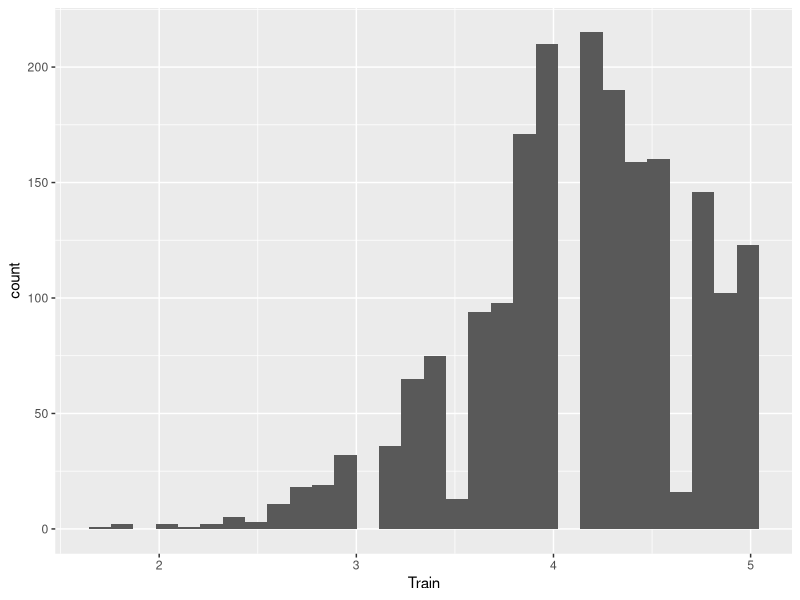
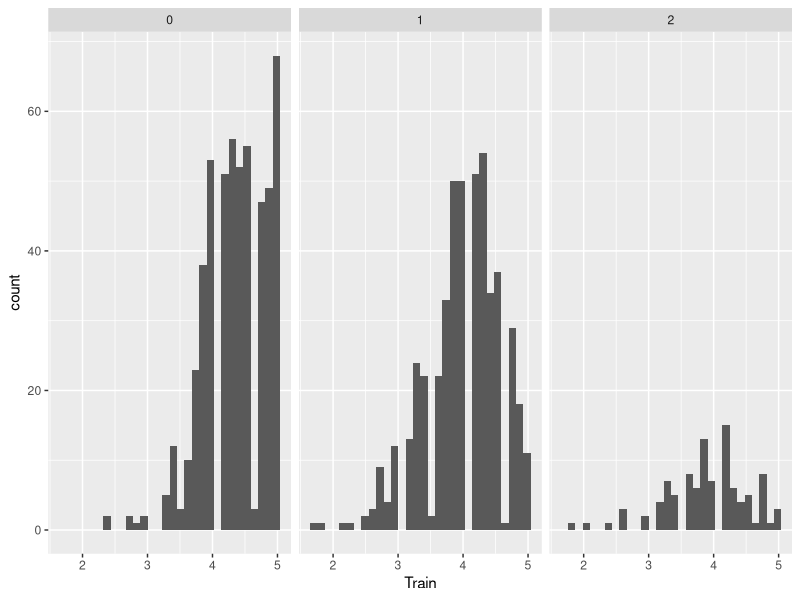
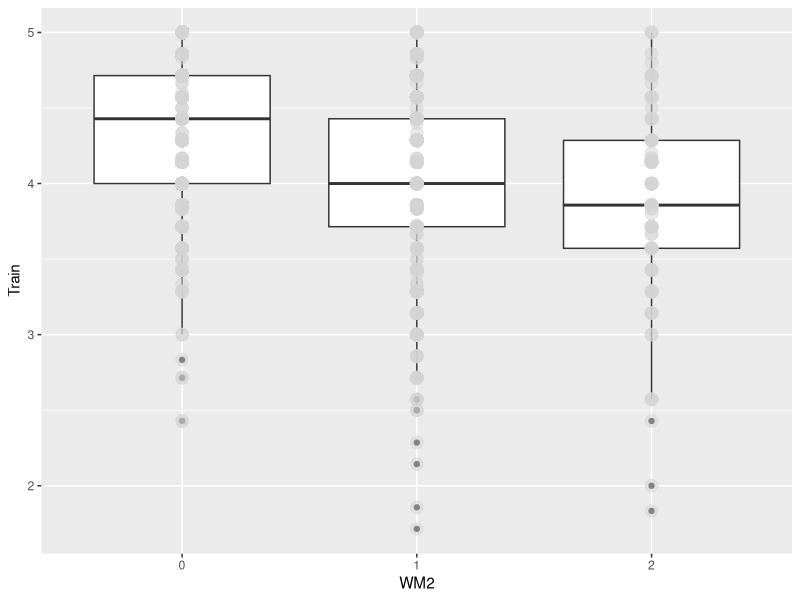
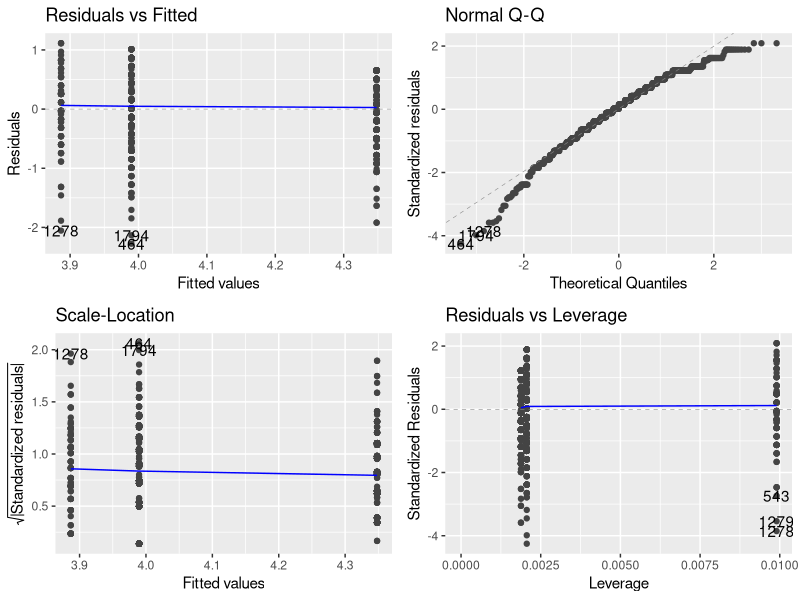
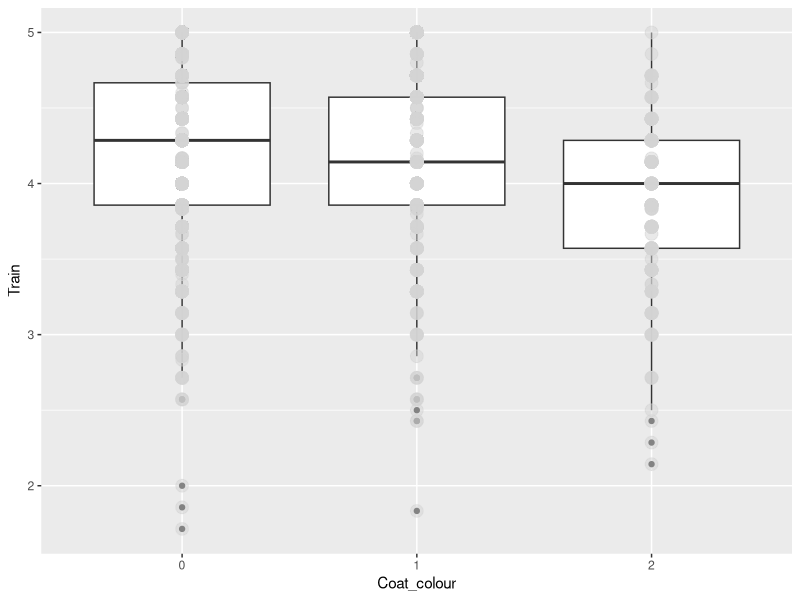
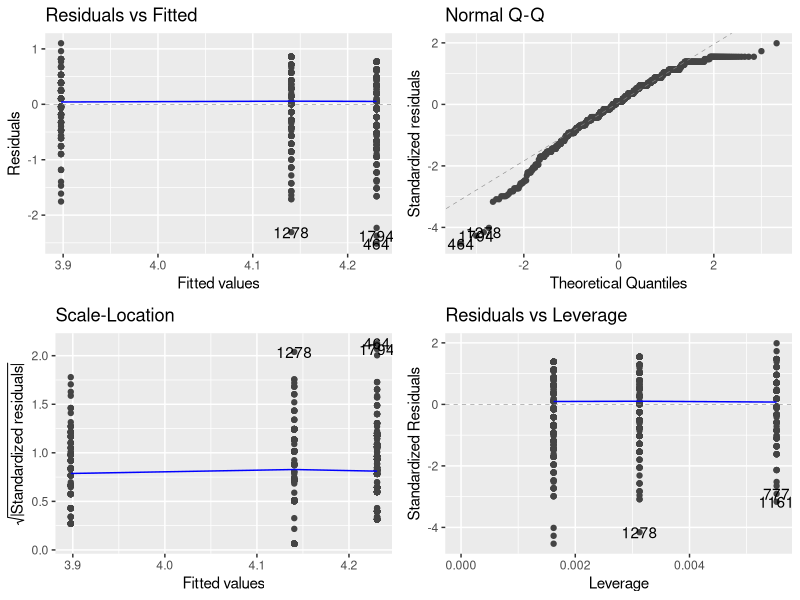
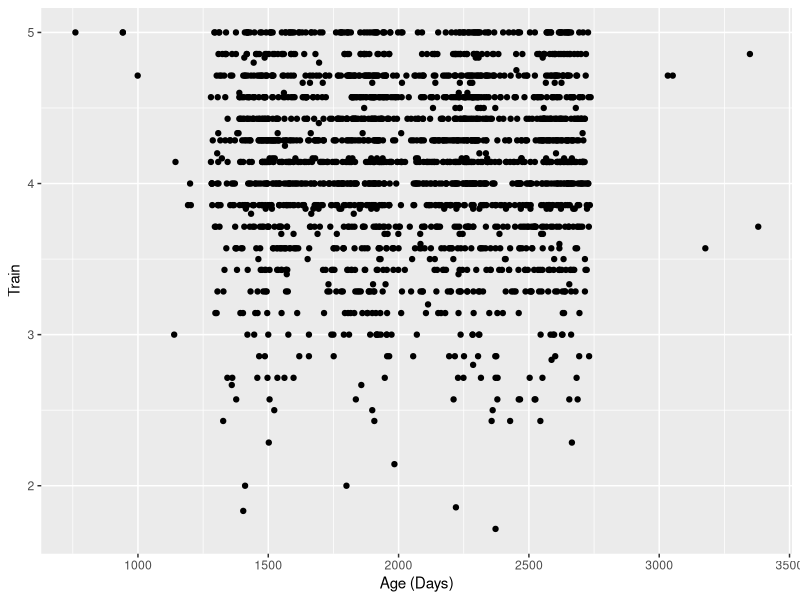
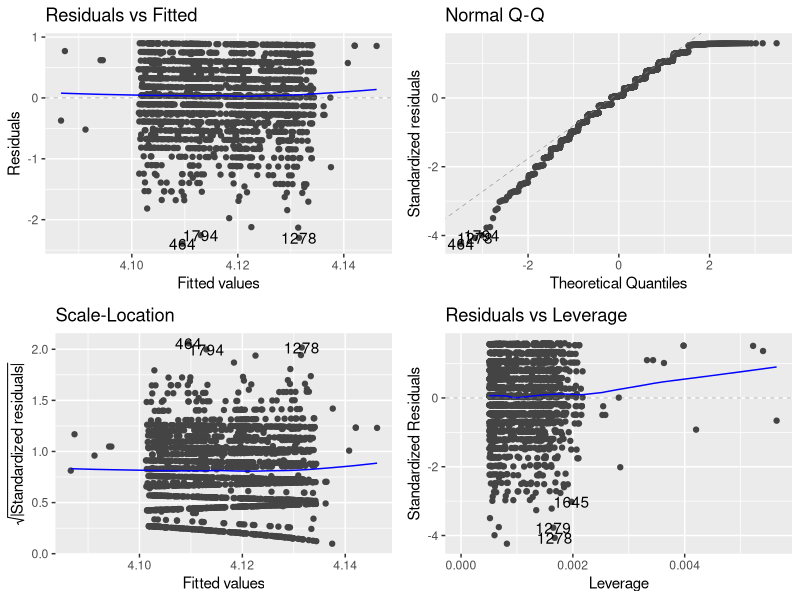

These charts were generated, in order, by the following R code:
## ---- chunk 1
rm(list = ls())
library(tidyverse)
library(here)
library(ggfortify)
## ---- chunk 2
DOG <- read.csv(here("Data", "Secor-Cap-Dap-data.csv"))
## ---- chunk 3
DOG$Fixed <- DOG$Gender_status %% 2
## ---- chunk 4
summary(DOG)
## ---- chunk 5
ggplot(DOG, aes(x = Train)) + geom_histogram()
## ---- chunk 6
ggplot(data = na.omit(DOG), aes(x = Train)) + geom_histogram() + facet_wrap(~WM2)
## ---- chunk 7
DOG$WM2 <- as.factor(DOG$WM2)
ggplot(data = na.omit(DOG), aes(y = Train, x = WM2)) + geom_boxplot() + geom_point(size = 4, color = 'lightgrey', alpha = 0.5)
## ---- chunk 8
jvelm <- lm(Train ~ WM2, data = na.omit(DOG))
autoplot(jvelm)
summary(jvelm)
## ---- chunk 9
DOG$Coat_colour <- as.factor(DOG$Coat_colour)
ggplot(data = na.omit(DOG), aes(y = Train, x = Coat_colour)) + geom_boxplot() + geom_point(size = 4, color = 'lightgrey', alpha = 0.5)
## ---- chunk 10
ccvelm <- lm(Train ~ Coat_colour, data = na.omit(DOG))
autoplot(ccvelm)
summary(ccvelm)
## ---- chunk 11
ggplot(DOG, aes(y = Train, x = Age)) + geom_point() + xlab("Age (Days)")
## ---- chunk 12
avelm <- lm(Train ~ Age, data = DOG)
autoplot(avelm)
## ---- chunk 13
anova(avelm)
summary(avelm) # Starts at Call:
## ---- chunk 14
DOG$Health <- as.factor(DOG$Health)
ggplot(DOG, aes(x = Health, y = Train)) + geom_boxplot() + geom_point(size = 4, color = 'lightgrey', alpha = 0.5)
## ---- chunk 15
t.test(Train ~ Health, data = DOG)
## ---- chunk 16
DOG$Gender_status <- as.factor(DOG$Gender_status)
ggplot(data = na.omit(DOG), aes(y = Train, x = Gender_status)) + geom_boxplot() + geom_point(size = 4, color = 'lightgrey', alpha = 0.5)
## ---- chunk 17
gsvelm <- lm(Train ~ Gender_status, data = na.omit(DOG))
autoplot(gsvelm)
summary(gsvelm)
## ---- chunk 18
DOG$Fixed <- as.factor(DOG$Fixed)
ggplot(data = na.omit(DOG), aes(x = Fixed, y = Train)) + geom_boxplot() + geom_point(size = 4, color = 'lightgrey', alpha = 0.5)
## ---- chunk 19
fvelm <- lm(Train ~ Fixed, data = na.omit(DOG))
autoplot(fvelm)
summary(fvelm)
## ---- chunk 20
DOG$InOut <- as.factor(DOG$InOut)
ggplot(data = na.omit(DOG), aes(x = InOut, y = Train)) + geom_boxplot() + geom_point(size = 4, color = 'lightgrey', alpha = 0.5)
## ---- chunk 21
iovelm <- lm(Train ~ InOut, data = na.omit(DOG))
autoplot(iovelm)
summary(iovelm)
## ---- chunk 22
DOG$TimeEx <- as.factor(DOG$TimeEx)
ggplot(data = na.omit(DOG), aes(x = TimeEx, y = Train)) + geom_boxplot() + geom_point(size = 4, color = 'lightgrey', alpha = 0.5)
## ---- chunk 23
tevelm <- lm(Train ~ TimeEx, data = na.omit(DOG))
autoplot(tevelm)
summary(tevelm)
